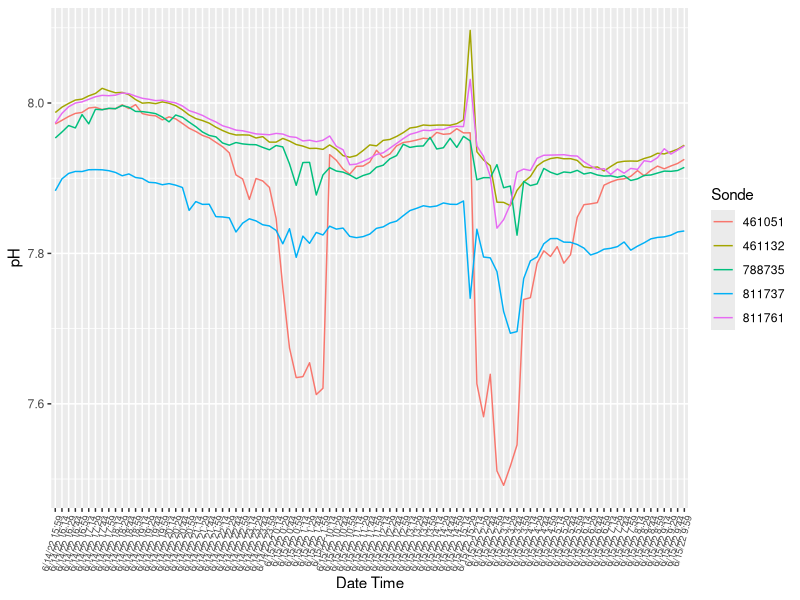
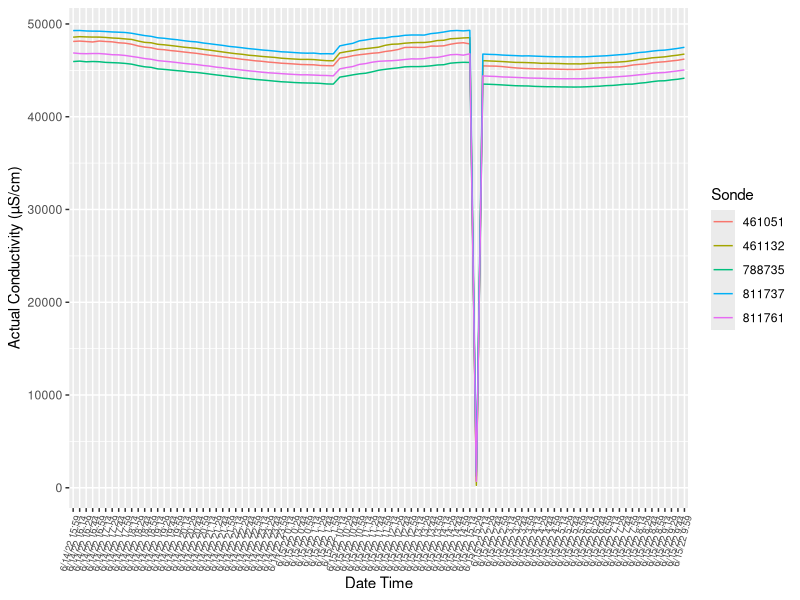
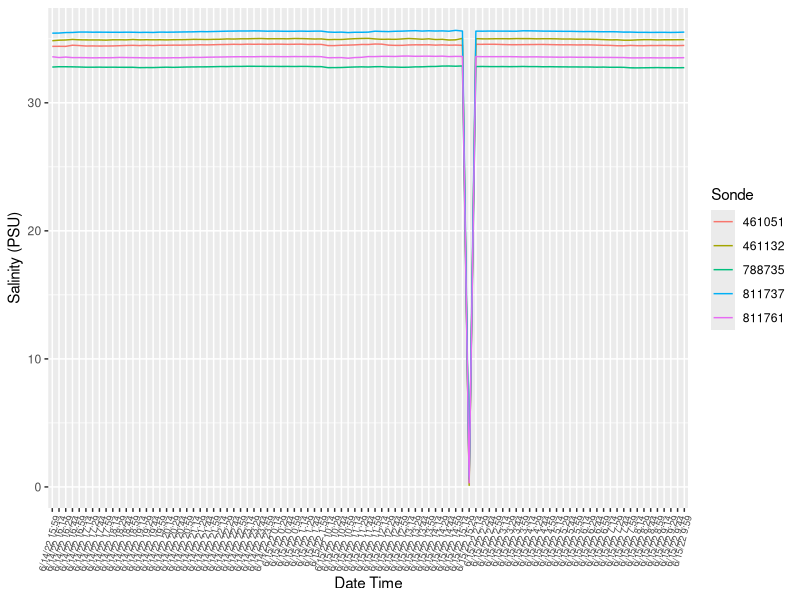
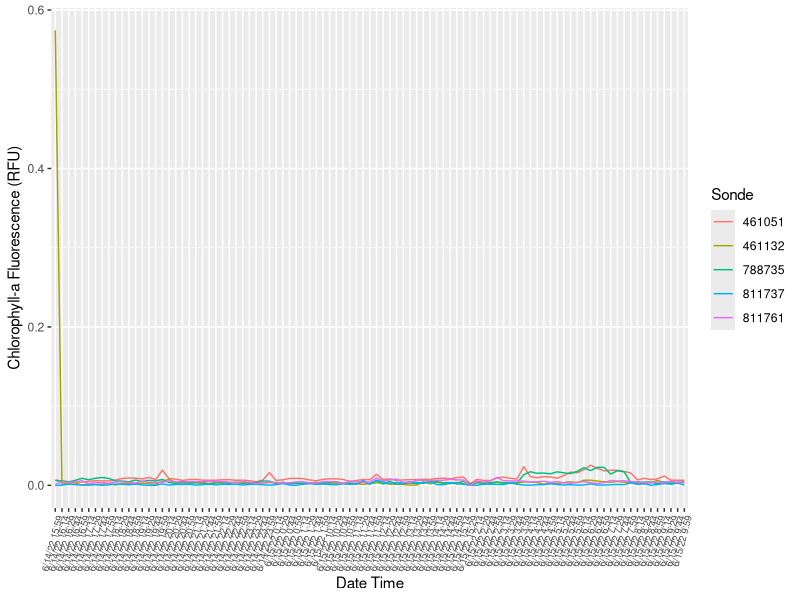
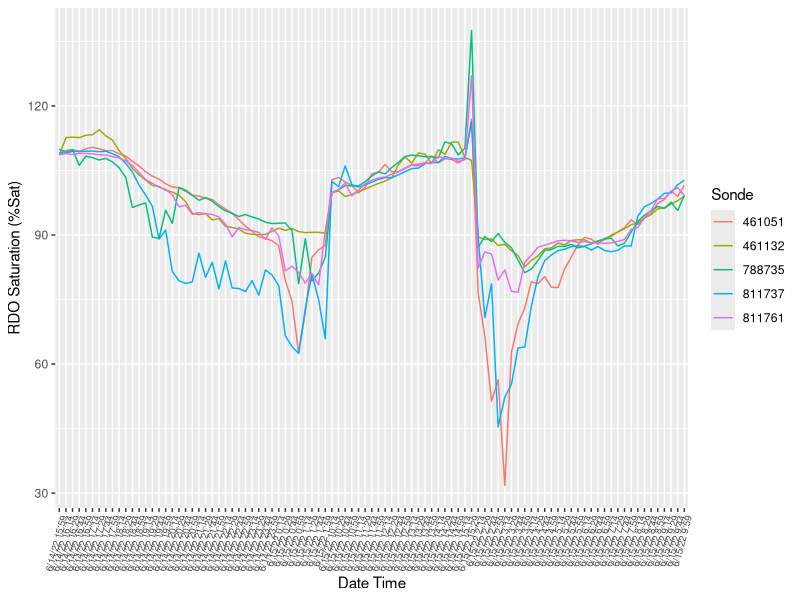
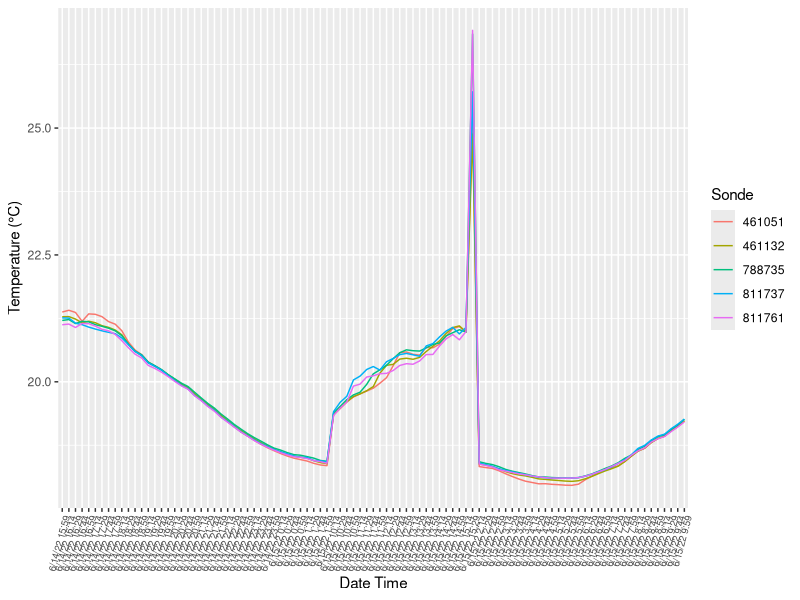

The R source for these figures, in order:
## ---- chunk 1
knitr::opts_chunk$set(echo = TRUE)
## ---- chunk 2
library(tidyverse)
sn811761 <- read.csv("sn811761.csv", skip=25)
sn461132 <- read.csv("sn461132.csv", skip=25)
sn788735 <- read.csv("sn788735.csv", skip=25)
sn811737 <- read.csv("sn811737.csv", skip=25)
sn461051 <- read.csv("sn461051.csv", skip=25)
## ---- chunk 3
thesenames <- c ("Date Time", "Actual Conductivity (µS/cm)", "Specific Conductivity (µS/cm)", "Salinity (PSU)", "Resistivity (Ω⋅cm)", "Density (g/cm³)", "Total Dissolved Solids (ppt)", "Chlorophyll-a Fluorescence (RFU)", "RDO Concentration (mg/L)", "RDO Saturation (%Sat)", "Oxygen Partial Pressure (Torr)", "pH", "pH mV", "ORP (mV)", "Temperature (°C)", "External Voltage (V)", "Battery Capacity (%)", "Barometric Pressure (mm Hg)", "Pressure (psi)", "Depth (m)", "new_col")
sn461051$new_col <- "461051"
sn461132$new_col <- "461132"
sn811761$new_col <- "811761"
sn811737$new_col <- "811737"
sn788735$new_col <- "788735"
names(sn461051) = thesenames
names(sn461132) = thesenames
names(sn811737) = thesenames
names(sn811761) = thesenames
names(sn788735) = thesenames
fulldata <- bind_rows(sn811737, sn461051, sn811761, sn461132, sn788735)
ggplot(data = fulldata, aes(`Date Time`, `pH`, group=new_col))+ geom_line(aes(color=new_col))+ 
  theme(axis.text.x = element_text(angle = 75, hjust=1, size = 7))+ 
  guides(color=guide_legend(title="Sonde"))
ggplot(data = fulldata, aes(`Date Time`, `Actual Conductivity (µS/cm)`, group=new_col))+ geom_line(aes(color=new_col))+ 
  theme(axis.text.x = element_text(angle = 75, hjust=1, size = 7))+ 
  guides(color=guide_legend(title="Sonde"))
ggplot(data = fulldata, aes(`Date Time`, `Salinity (PSU)`, group=new_col))+ geom_line(aes(color=new_col))+ 
  theme(axis.text.x = element_text(angle = 75, hjust=1, size = 7))+ 
  guides(color=guide_legend(title="Sonde"))
ggplot(data = fulldata, aes(`Date Time`, `Chlorophyll-a Fluorescence (RFU)`, group=new_col))+ geom_line(aes(color=new_col))+ 
  theme(axis.text.x = element_text(angle = 75, hjust=1, size = 7))+ 
  guides(color=guide_legend(title="Sonde"))
ggplot(data = fulldata, aes(`Date Time`, `RDO Saturation (%Sat)`, group=new_col))+ geom_line(aes(color=new_col))+
  theme(axis.text.x = element_text(angle = 75, hjust=1, size = 7))+ 
  guides(color=guide_legend(title="Sonde"))
ggplot(data = fulldata, aes(`Date Time`, `Temperature (°C)`, group=new_col))+ geom_line(aes(color=new_col))+ 
  theme(axis.text.x = element_text(angle = 75, hjust=1, size = 7))+ 
  guides(color=guide_legend(title="Sonde"))
